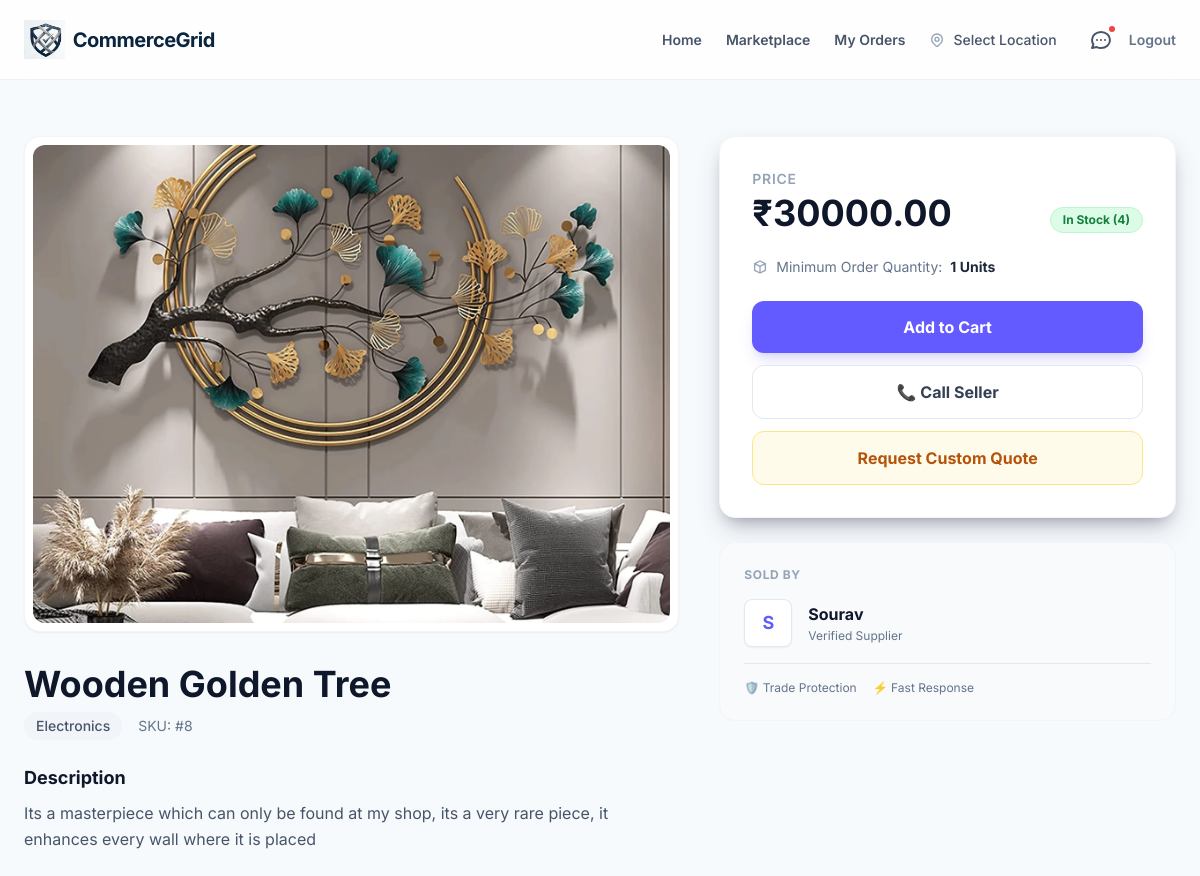
The page /8/ (signed in) on the database its author committed.
### products/models.py (models this page shows, shortened)
class Product(models.Model):
    seller = models.ForeignKey(User, on_delete=models.CASCADE)
    category = models.ForeignKey(
        Category,
        on_delete=models.PROTECT
    )
    seller_category = models.ForeignKey(
        SellerCategory,
        on_delete=models.SET_NULL,
        null=True,
        blank=True
    )
    moq = models.PositiveIntegerField(
        default=1,
        help_text="Minimum order quantity"
    )
    title = models.CharField(max_length=200)
    description = models.TextField()
    price = models.DecimalField(max_digits=10, decimal_places=2)
    quantity = models.PositiveIntegerField()
    product_image = models.ImageField(upload_to='products/')
    is_active = models.BooleanField(default=True)
    created_at = models.DateTimeField(auto_now_add=True)
    location = models.CharField(max_length=100)

class Category(models.Model):
    name = models.CharField(max_length=100, unique=True)
    icon = models.ImageField(upload_to='category_icons/', blank=True, null=True)
    is_active = models.BooleanField(default=True)

### products/views.py (the view)
# urls.py: path('<int:id>/', views.product_detail, name='product_detail'),
def product_detail(request, id):
    product = get_object_or_404(Product, id=id, is_active=True)
    if product.seller.profile.verification_status != "approved":
        return redirect("products:product_list")
    analytics, _ = ProductAnalytics.objects.get_or_create(product=product)
    analytics.views += 1
    analytics.save()
    ProductView.objects.create(product=product)
    return render(request, "products/product_detail.html", {
        "product": product,
        "analytics": analytics,
    })

### templates/products/product_detail.html
{% extends 'base.html' %}
{% block content %}
<div class="max-w-7xl mx-auto px-6 py-10">
    <div class="grid grid-cols-1 lg:grid-cols-12 gap-10">
        <div class="lg:col-span-7">
            <div class="bg-white p-2 rounded-2xl shadow-sm border border-slate-100 mb-8">
                <div class="aspect-[4/3] rounded-xl overflow-hidden bg-slate-50">
                    <img src="{{ product.product_image.url }}" class="w-full h-full object-cover">
                </div>
            </div>
            <div class="mb-8">
                <h1 class="text-3xl md:text-4xl font-bold text-slate-900 mb-2">{{ product.title }}</h1>
                <div class="flex items-center gap-4 text-sm text-slate-500 mb-6">
                    <span class="bg-slate-100 px-3 py-1 rounded-full text-slate-600 font-medium">{{ product.category.name }}</span>
                    <span>SKU: #{{ product.id }}</span>
                </div>
                <div class="prose prose-slate max-w-none text-slate-600 leading-relaxed">
                    <h3 class="text-lg font-bold text-slate-900 mb-2">Description</h3>
                    <p class="whitespace-pre-line">{{ product.description }}</p>
                </div>
            </div>
        </div>
        <div class="lg:col-span-5">
            <div class="sticky top-24 space-y-6">
                <div class="bg-white p-8 rounded-2xl shadow-card border border-slate-100">
                    <div class="flex items-end justify-between mb-6">
                        <div>
                            <p class="text-slate-400 text-sm font-semibold uppercase tracking-wider mb-1">Price</p>
                            <p class="text-4xl font-bold text-slate-900">₹{{ product.price }}</p>
                        </div>
                        {% if product.quantity > 0 %}
                            <span class="px-3 py-1 bg-green-100 text-green-700 rounded-full text-xs font-bold border border-green-200">
                                In Stock ({{ product.quantity }})
                            </span>
                        {% else %}
                            <span class="px-3 py-1 bg-red-100 text-red-700 rounded-full text-xs font-bold border border-red-200">
                                Out of Stock
                            </span>
                        {% endif %}
                    </div>
                    <p class="text-sm text-slate-500 mb-6 flex items-center gap-2">
                        <svg class="w-4 h-4 text-slate-400" fill="none" stroke="currentColor" viewBox="0 0 24 24"><path stroke-linecap="round" stroke-linejoin="round" stroke-width="2" d="M20 7l-8-4-8 4m16 0l-8 4m8-4v10l-8 4m0-10L4 7m8 4v10M4 7v10l8 4"></path></svg>
                        Minimum Order Quantity: <strong class="text-slate-800">{{ product.moq }} Units</strong>
                    </p>
                    <div class="space-y-3">
                        <a href="{% url 'orders:add_to_cart' product.id %}"
                           class="block w-full text-center bg-[#635BFF] text-white font-bold py-3.5 rounded-xl shadow-lg shadow-indigo-500/20 hover:bg-[#544DDF] hover:-translate-y-0.5 transition duration-200">
                           Add to Cart
                        </a>
                        <a href="tel:{{ dealer.profile.phone }}" onclick="fetch('/analytics/phone-click/{{ product.id }}/')"
                           class="block w-full text-center bg-white border border-slate-200 text-slate-700 font-bold py-3.5 rounded-xl hover:bg-slate-50 transition">
                           📞 Call Seller
                        </a>
                        {% if user.is_authenticated and user != product.seller and product.seller.profile.verification_status == 'approved' %}
                            <a href="{% url 'leads:create' product.id %}"
                               class="block w-full text-center bg-amber-50 text-amber-700 border border-amber-200 font-bold py-3.5 rounded-xl hover:bg-amber-100 transition">
                                Request Custom Quote
                            </a>
                        {% endif %}
                    </div>
                </div>
                <div class="bg-slate-50 p-6 rounded-2xl border border-slate-100">
                    <h4 class="text-xs font-bold text-slate-400 uppercase tracking-wider mb-4">Sold By</h4>
                    <div class="flex items-center gap-4">
                         <div class="w-12 h-12 rounded-lg bg-white border border-slate-200 flex items-center justify-center text-[#635BFF] font-bold text-lg shadow-sm">
                            {{ product.seller.username|slice:":1"|upper }}
                        </div>
                        <div>
                            <a href="{% url 'products:dealer_profile' product.seller.username %}" class="font-bold text-slate-900 hover:text-[#635BFF] transition">
                                {{ product.seller.username }}
                            </a>
                            <p class="text-xs text-slate-500 mt-0.5">Verified Supplier</p>
                        </div>
                    </div>
                    <div class="mt-4 pt-4 border-t border-slate-200 flex gap-4 text-xs text-slate-500">
                        <span class="flex items-center gap-1">🛡️ Trade Protection</span>
                        <span class="flex items-center gap-1">⚡ Fast Response</span>
                    </div>
                </div>
            </div>
        </div>
    </div>
</div>
{% endblock %}

### templates/base.html (style rules this page uses)
body { background-color: #F7FAFC; color: #1A202C; }

### rows shown on the page
Product: product_image (picture), title "Wooden Golden Tree", category.name "Electronics", id "8", description "Its a masterpiece which can only be found at my shop, its a very rare piece, it enhances every wall where it is placed", price "30000.00", quantity "4", moq "1", seller.username "S", seller.username "Sourav"
